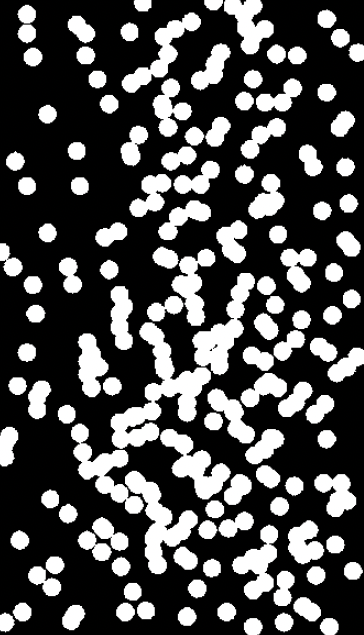
#> input picture Images/microscope.png, 364 x 635 px
$ jupyter execute --allow-errors inciso7.ipynb
#> lines starting #> are read from the running program, lines starting #| are printed output that depends on the picture; after the words box and inside, x2 and y2 are one past the last pixel; in counts of white or black regions, pixels touching at a corner belong together
# 7.

### Leer la subseccion Skeletons de la seccion 9.5 del libro, y explique con sus palabras como se construye el esqueleto de un objeto binario mediante operaciones morfologicas.

La esqueletización de un objeto binario busca reducir su representación a una versión más delgada sin alterar la conectividad. Esto mediante erosiones sucesivas combinadas con aperturas condicionales hasta que la figura se reduce a una línea delgada (esqueleto).

Pasos básicos para construir el esqueleto:
1. Aplicar erosión repetidamente a la imagen binaria.
2. En cada paso, aplicar una operación de apertura con un elemento estructurante pequeño (por ejemplo, un disco).
3. Restar el resultado de la apertura a la imagen erosionada.
4. Acumular estos restos en cada iteración.
5. El proceso se detiene cuando la imagen ya no puede seguir erosionándose sin desaparecer.

### Investige como se implementan en Python las operaciones de (i) esqueletizaci´on, (ii) transformada de distancia desde el borde, y (iii) transformada de distancia desde el esqueleto. Puede usar Scikit-image, OpenCV, o alguna otra librer´ıa de su preferencia. Calcule estas tres transformaciones para una imagen binaria de su elecci´on

[cell 1]
# esqueteletizacion
from skimage import morphology

#> (the rest of this cell did not finish here and is left out)

[cell 2]
# Transformada de Distancia desde el Borde
from scipy.ndimage import distance_transform_edt

#> (the rest of this cell did not finish here and is left out)

#> (a cell that did not finish here is left out)

[cell 4]
# Implementacion
import numpy as np
import matplotlib.pyplot as plt
from skimage import io, color, morphology
from skimage.filters import threshold_otsu
from scipy.ndimage import distance_transform_edt

# imagen binaria
image = io.imread("Images/microscope.png", as_gray=True)
#> image: shape (635, 364) float64; min 0, max 1, mean 0.301

# Umbralización para convertir en imagen binaria
thresh = threshold_otsu(image)
#> thresh = 0.49
binary = image > thresh
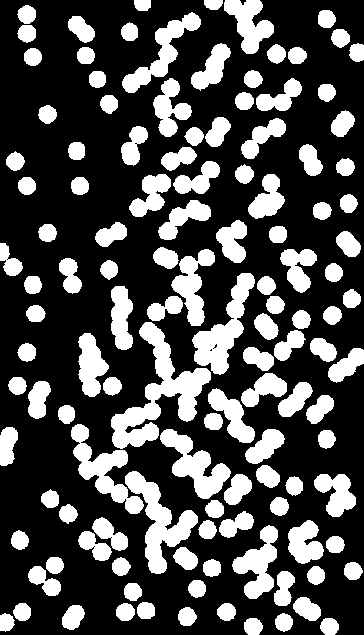
#> binary: shape (635, 364) bool; 30% white; 125 white regions, largest, box (x1, y1, x2, y2) and area: (111, 322, 211, 449) 4180, (125, 471, 198, 574) 2619, (192, 273, 255, 375) 2400

# Esqueletización
skeleton = morphology.skeletonize(binary)
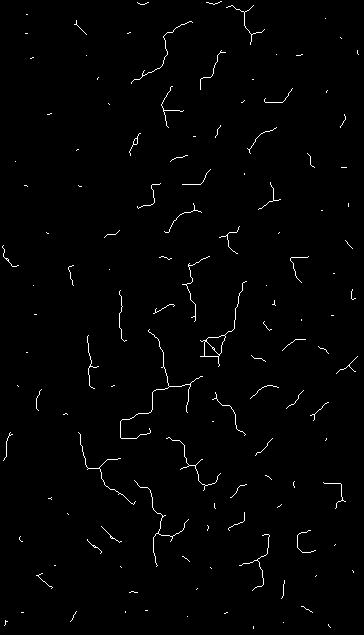
#> skeleton: shape (635, 364) bool; 1.2% white in thin lines or dots

# Transformada de distancia desde el borde
distance_from_edge = distance_transform_edt(binary) - distance_transform_edt(~binary)
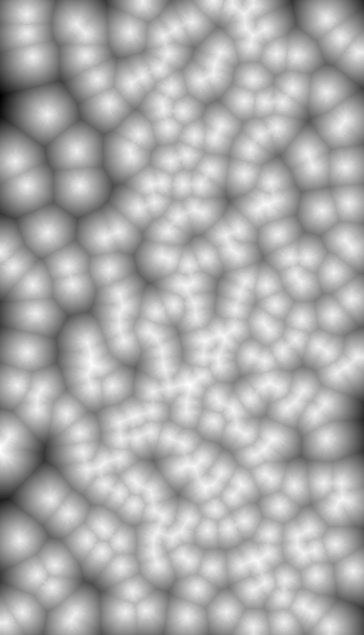
#> distance_from_edge: shape (635, 364) float64; min -41.23, max 12.37, mean -4.64; drawn with min black and max white

# Transformada de distancia desde el esqueleto
distance_from_skeleton = distance_transform_edt(skeleton)
#> distance_from_skeleton: shape (635, 364) float64; values 0 (black) and 1 (white), 1.2% white in thin lines or dots

# resultados
fig, axes = plt.subplots(1, 4, figsize=(20, 5))
axes[0].imshow(binary, cmap="gray")
axes[0].set_title("Imagen Binaria")
axes[1].imshow(skeleton, cmap="gray")
axes[1].set_title("Esqueleto")
axes[2].imshow(distance_from_edge, cmap="jet")
axes[2].set_title("Transformada de Distancia desde el Borde")
axes[3].imshow(distance_from_skeleton, cmap="jet")
axes[3].set_title("Transformada de Distancia desde el Esqueleto")

for ax in axes:
    ax.axis("off")

plt.show()
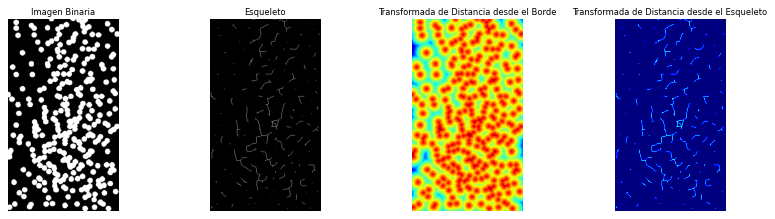
#> figure drawn by matplotlib, 4 panels

$ run again, with Images/wheat.png copied over Images/microscope.png
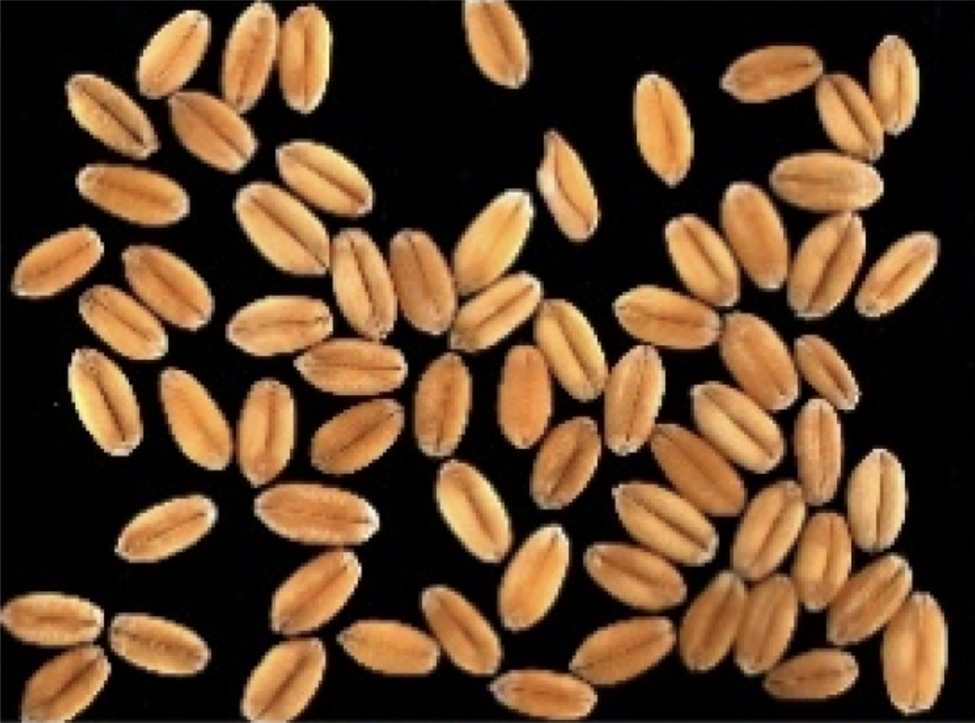
#> input picture Images/wheat.png, 975 x 723 px, shrunk from 1490 x 1105 before the run
#> thresh = 0.306
#> `binary = image > thresh`:
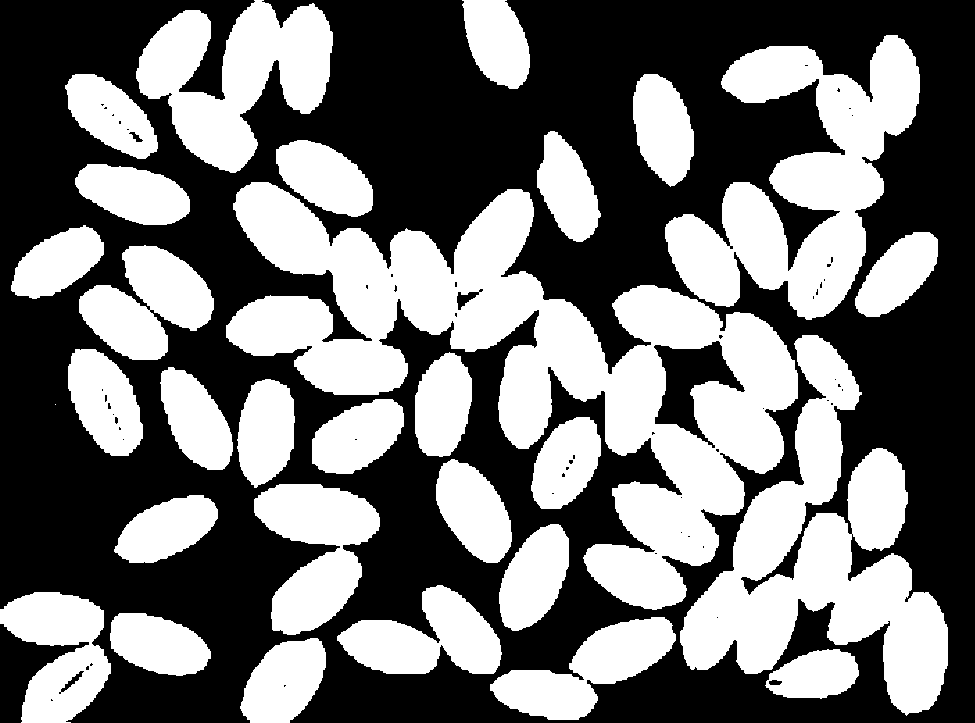
#> binary: shape (723, 975) bool; 44.7% white; 30 white regions (1 under 20 px), largest, box (x1, y1, x2, y2) and area: (226, 182, 798, 610) 82424, (680, 335, 948, 716) 40841, (665, 35, 920, 320) 33032
#> skeleton: shape (723, 975) bool; 1.4% white in thin lines or dots
#> `distance_from_edge = distance_transform_edt(binary) - distance_transfo..`:
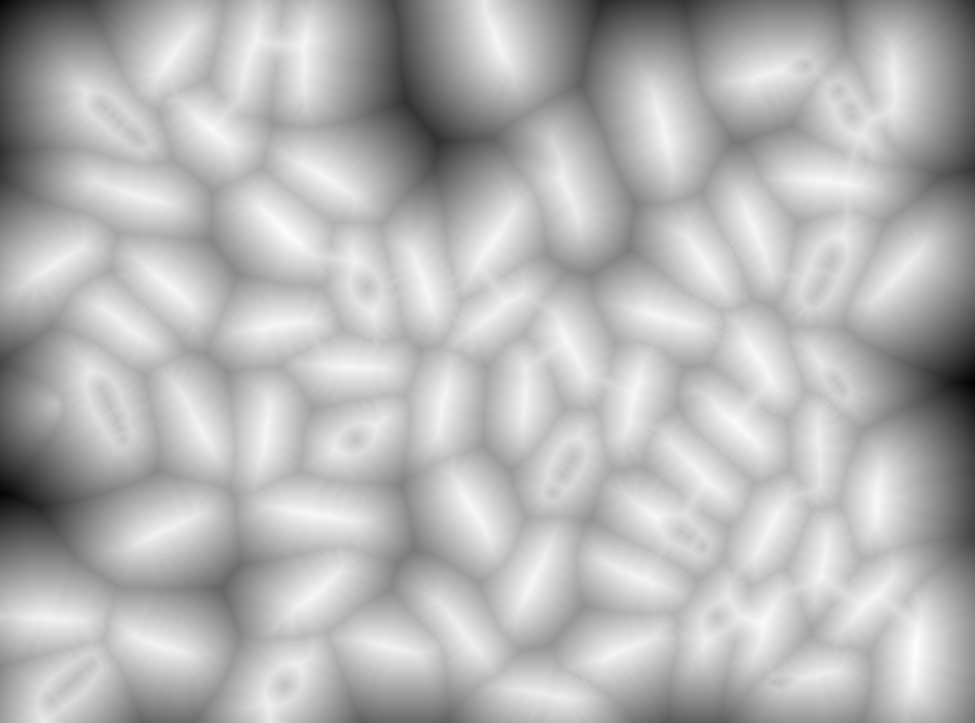
#> distance_from_edge: shape (723, 975) float64; min -106.8, max 33, mean -7.2; drawn with min black and max white

$ run again, with Images/brain-scan.jpeg saved as Images/microscope.png
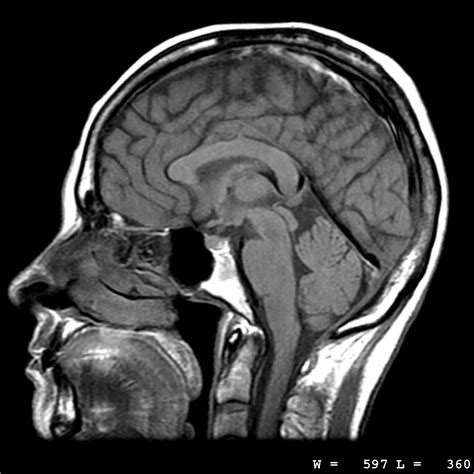
#> input picture Images/brain-scan.jpeg, 474 x 474 px
#> thresh = 0.275
#> `binary = image > thresh`:
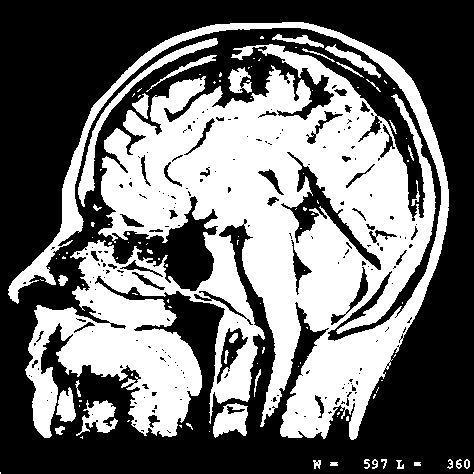
#> binary: shape (474, 474) bool; 43.4% white; 111 white regions (77 under 20 px), largest, box (x1, y1, x2, y2) and area: (8, 22, 449, 440) 90813, (78, 38, 218, 207) 1676, (213, 403, 248, 438) 786
#> skeleton: shape (474, 474) bool; 4.9% white in thin lines or dots
#> `distance_from_skeleton = distance_transform_edt(skeleton)`:
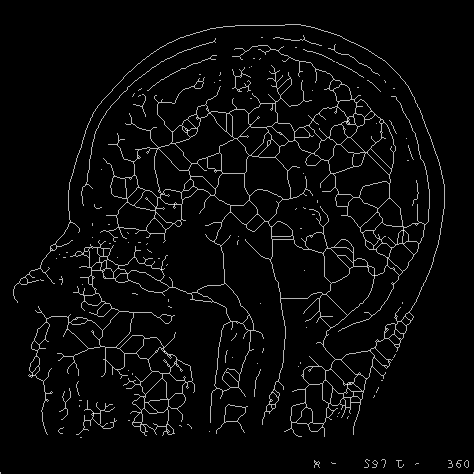
#> distance_from_skeleton: shape (474, 474) float64; min 0, max 1.41, mean 0.0492; drawn with min black and max white
